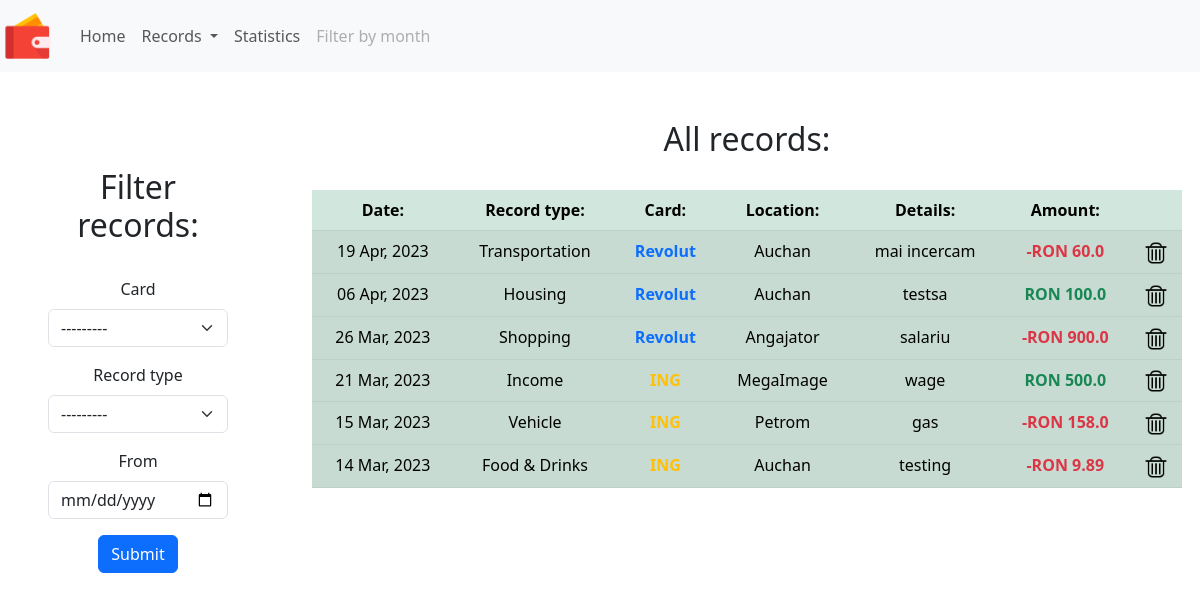
Page /spendings/ on the earlier database version.
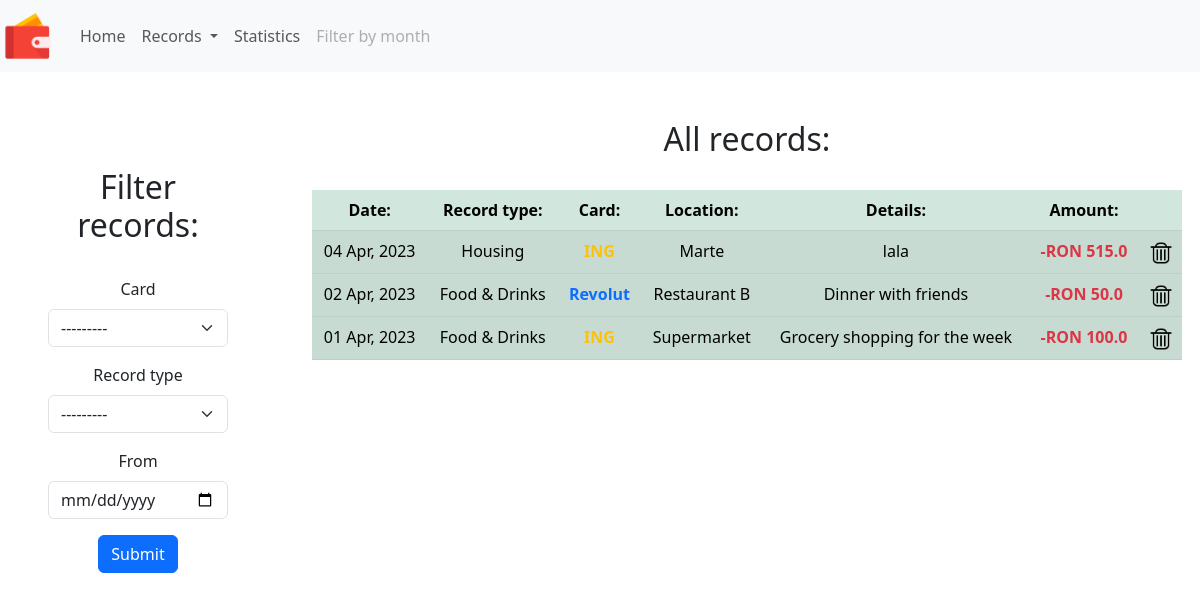
Same page on the later database version.
### finances/models.py (models this page shows, shortened)
class Spending(models.Model):
    record_type = models.CharField(max_length=7, choices=RECORD_TYPE, default='other')
    paid_with = models.ForeignKey(BankAccount, blank=True, null=True, verbose_name='Card', on_delete=models.CASCADE)
    amount = models.FloatField(validators=[MinValueValidator(Decimal('0.01'))])
    category = models.ForeignKey(Category, blank=True, null=True, on_delete=models.CASCADE)
    date_time = models.DateTimeField()
    location = models.CharField(max_length=25,
                                validators=[RegexValidator('[+-/%@!(){}]', inverse_match=True)]
                                )
    description = models.TextField(max_length=300, blank=True,
                                   validators=[RegexValidator('[+-/%@!()"{}]', inverse_match=True)]
                                   )

class Category(models.Model):
    name = models.CharField('Category Name', max_length=30)
    def __str__(self):
        return self.name

class BankAccount(models.Model):
    name = models.CharField('Bank Account Name', max_length=15)
    balance = models.FloatField(default=0)
    def __str__(self):
        return self.name

### finances/views.py (the view)
# urls.py: path('spendings/', views.all_spendings, name='all-spendings'),
def all_spendings(request):
    spending_filter = SpendingFilter(request.GET, queryset=Spending.objects.all().order_by('-date_time'))
    context = {
        'form': spending_filter.form,
        'spendings_list': spending_filter.qs
    }
    return render(request, 'finances/spending_list.html', context)

### finances/templates/finances/spending_list.html (shortened to what this page needs)
{% extends "base.html" %}
{% load static %}
{% load crispy_forms_tags %}
{% block content %}
{% include 'includes/header.html' %}
<br><br>
<div class=" text-center">
    <div class="row">
    <div class="m-5 col-2" style="">
        <h2>Filter records:</h2>
        <br>
        <form method = 'GET' action="{% url 'finances:all-spendings' %}">
            {{ form|crispy }}
        <input type="submit" value="Submit" class="btn btn-primary">
        </form>
    </div>
            <div class="col-9">
                <div class="container">
                    <h2>All records:</h2>
                    <br>
<table class="table table-success table-striped table-hover">
    <thead>
    <tr>
        <th>Date:</th>
        <th>Record type:</th>
        <th>Card:</th>
        <th>Location:</th>
        <th>Details:</th>
        <th>Amount:</th>
        <th></th>
    </tr>
    </thead>
{% for spending in spendings_list %}
    <tbody>
    <tr class="clickable"
        onclick="window.location='{% url 'finances:edit-spending' spending.id %}'">
        <td>{{ spending.date_time|date:"d M, Y" }}</td>
        <td>{{ spending.category }}</td>
        <td>
            {% if spending.paid_with.name == 'ING' %}
            <strong class="text-warning">{{ spending.paid_with }}</strong>
            {% else %}
            <strong class="text-primary">{{ spending.paid_with }}</strong>
            {% endif %}
        </td>
        <td>{{ spending.location }}</td>
        <td>{{ spending.description }}</td>
        <td>{% if spending.record_type == 'expense'%}
            <strong class="text-danger">-RON {{ spending.amount }}</strong>
            {% else %}
            <strong class="text-success">RON {{ spending.amount }}</strong>
            {% endif %}
        </td>
        <td>
            <a href="{% url 'finances:delete-spending' spending.id %}">
            <img src="{% static 'finances/images/delete.png'%}" style="width:1.5rem;height:1.5rem;">
            </a>
        </td>
    </tr>
    </tbody>
{% endfor%}
</table>
</div>
            </div>
  </div>
</div>
{% endblock %}

### templates/base.html (shortened to what this page needs)
<!doctype html>
<html lang="en">
{% load static %}
<head>
    <link href="https://cdn.jsdelivr.net/npm/bootstrap@5.3.0-alpha2/dist/css/bootstrap.min.css" rel="stylesheet">
</head>
<body>
{% block content %}
{% endblock %}
</body>
</html>

### finances/templates/includes/header.html (shortened to what this page needs)
{% load static %}
<nav class="navbar navbar-expand-lg navbar-light bg-light">
    <div>
    <a class="navbar-brand" >
         <img src="{% static 'finances/images/wallet.png'%}" style="width:3.5rem;height:auto;">
    </a>
    </div>
    <div class="collapse navbar-collapse" id="navbarSupportedContent">
        <ul class="navbar-nav mr-auto">
            <li class="nav-item active">
            <a class="nav-link" href="{% url 'finances:index' %}">Home </a>
            </li>
            <li class="nav-item dropdown">
          <a class="nav-link dropdown-toggle" href="#" role="button" data-bs-toggle="dropdown" aria-expanded="false">
            Records
          </a>
        </li>
            <li class="nav-item active">
            <a class="nav-link" href="{% url 'finances:pie-chart' %}">Statistics</a>
            </li>
            <li class="nav-item">
            <a class="nav-link disabled" href="#">Filter by month</a>
            </li>
        </ul>
    </div>
</nav>

Differences in the rows shown:
removed Spending: date_time "19 Apr, 2023", category "Transportation", paid_with "Revolut", location "Auchan", description "mai incercam", amount "60.0"
removed Spending: date_time "06 Apr, 2023", category "Housing", paid_with "Revolut", location "Auchan", description "testsa", amount "100.0"
removed Spending: date_time "26 Mar, 2023", category "Shopping", paid_with "Revolut", location "Angajator", description "salariu", amount "900.0"
removed Spending: date_time "21 Mar, 2023", category "Income", paid_with "ING", location "MegaImage", description "wage", amount "500.0"
removed Spending: date_time "15 Mar, 2023", category "Vehicle", paid_with "ING", location "Petrom", description "gas", amount "158.0"
removed Spending: date_time "14 Mar, 2023", category "Food & Drinks", paid_with "ING", location "Auchan", description "testing", amount "9.89"
added Spending: date_time "04 Apr, 2023", category "Housing", paid_with "ING", location "Marte", description "lala", amount "515.0"
added Spending: date_time "02 Apr, 2023", category "Food & Drinks", paid_with "Revolut", location "Restaurant B", description "Dinner with friends", amount "50.0"
added Spending: date_time "01 Apr, 2023", category "Food & Drinks", paid_with "ING", location "Supermarket", description "Grocery shopping for the week", amount "100.0"
